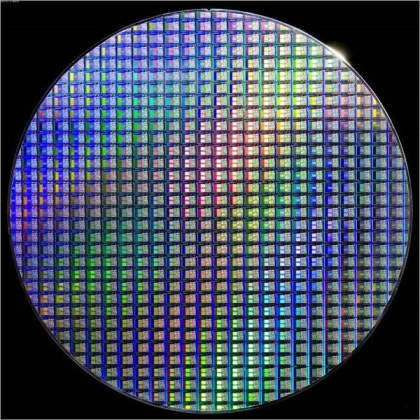
#> input picture 강의_7기_AI응용_2차시_opencv_기하학적 변환/wafer.jpg, 420 x 420 px, found by its file name
$ jupyter execute 'DR-07125_김종언_AI응용_2차시.ipynb'
#> lines starting #> are read from the running program, lines starting #| are printed output that depends on the picture
문항 1. 보간법(Interpolation)의 필요성 영상을 확대하거나 축소, 혹은 회전할 때 픽셀 좌표가 정수가 아닌 실수로 떨어지거나, 빈 공간(hole)이 생길 수 있습니다. 이때 새로운 픽셀 값을 결정하기 위해 보간법을 사용합니다. 대표적인 보간법인 Nearest Neighbor, linear, cubic 중 속도가 가장 빠르지만 화질이 거친 방법과 가장 부드럽고 정교하지만 계산 비용이 높은 방법을 순서대로 적으세요.

답변 작성란:

속도가 가장 빠른 것: Nearest

가장 정교한 것: cubic

문항 2. Affine 변환과 Perspective 변환의 차이 기하학적 변환 중 Affine 변환은 평행선을 유지하는 변환으로 2x3 행렬을 사용하며 ( A ) 개의 점 매핑이 필요합니다. 반면 Perspective(투시) 변환은 원근감을 표현할 수 있는 변환으로 3x3 행렬을 사용하며 ( B ) 개의 점 매핑이 필요합니다. 빈칸 A와 B에 들어갈 숫자를 적으세요.

답변 작성란:

( A ): 3

( B ): 4

문항 3. 가우시안 블러(Gaussian Blur) 적용 이미지의 노이즈를 제거하기 위해 가우시안 필터를 자주 사용합니다. data 폴더의 noise_sample.jpg를 읽어온 후, 커널 크기 (5, 5)의 가우시안 블러를 적용하여 blurred_img를 생성하는 코드를 작성하세요. (표준편차 sigmaX는 0으로 설정하여 자동 계산되게 하세요.)

[cell 1]
import cv2
import numpy as np
import matplotlib.pyplot as plt

# 이미지 읽기 (예시 경로)
img = cv2.imread('/home/kim/rokey/ragular_cours/AI-course/강의_7기_AI응용_2차시_opencv_기하학적 변환/wafer.jpg')
#> img is the input picture: shape (420, 420, 3); mean B, G, R 94.1, 76.8, 68.7
img = cv2.cvtColor(img, cv2.COLOR_BGR2RGB) # Matplotlib 출력을 위해 변환

# TODO: 가우시안 블러 적용 (커널 크기 5x5, sigmaX=0)
blurred_img = cv2.GaussianBlur(img,(5,5),0)
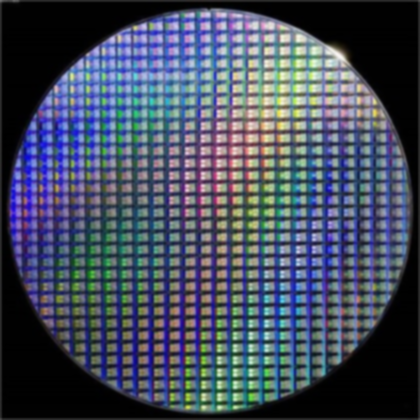
#> blurred_img: shape (420, 420, 3); mean R, G, B 68.4, 76.4, 93.7

# 결과 출력
plt.figure(figsize=(10,5))
plt.subplot(1,2,1), plt.imshow(img), plt.title('Original')
plt.subplot(1,2,2), plt.imshow(blurred_img), plt.title('Gaussian Blur')
plt.show()
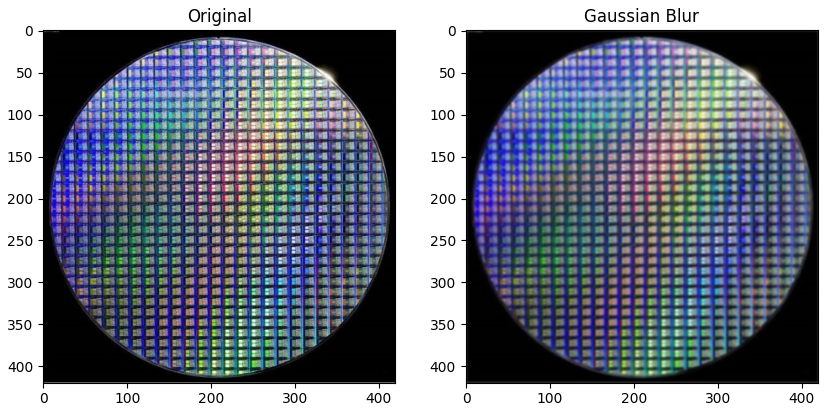
#> figure drawn by matplotlib, 2 panels

문항 4. 이미지 회전 (Rotation) 영상을 중심점을 기준으로 반시계 방향으로 45도 회전시키려고 합니다. cv2.getRotationMatrix2D를 사용하여 회전 변환 행렬을 구하고, cv2.warpAffine을 통해 회전된 이미지 rotated_img를 생성하세요. (회전 후 잘리는 영역은 그대로 둡니다.)

[cell 2]
h, w = img.shape[:2]
#> h = 420; w = 420
center = (w // 2, h // 2) # 이미지 중심점
#> center = (210, 210)

# TODO: 45도 회전 변환 행렬 구하기 (scale=1.0)
M = cv2.getRotationMatrix2D(center,45,1)

# TODO: Affine 변환 적용하여 이미지 회전
rotated_img = cv2.warpAffine(img,M,(h,w))
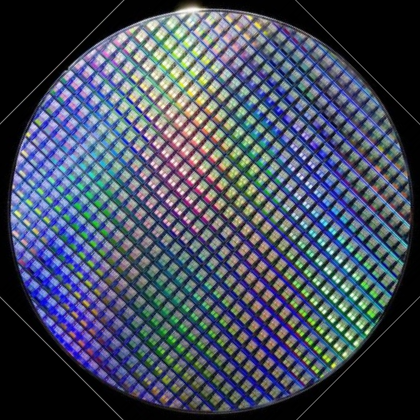
#> rotated_img: shape (420, 420, 3); mean R, G, B 67.9, 76, 93.3

plt.imshow(rotated_img)
plt.title('Rotated Image')
plt.show()

문항 5. 이미지 크기 조절 (Resize) 이미지를 가로, 세로 모두 0.5배로 축소하려고 합니다. cv2.resize 함수를 사용하여 resized_img를 생성하세요. cv2.INTER_NEAREST 사용하세요.

[cell 3]
# TODO: 이미지 축소 (0.5배)
# dsize를 (0,0)으로 두고 fx, fy를 활용하거나, 직접 계산된 크기를 튜플로 입력
resized_img = cv2.resize(img,(0,0),fx=0.5, fy=0.5)
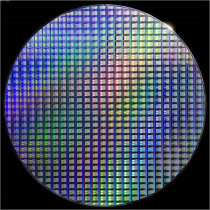
#> resized_img: shape (210, 210, 3); mean R, G, B 68.8, 76.9, 94.2

print(f"Original shape: {img.shape}")
#| Original shape: (420, 420, 3)
print(f"Resized shape: {resized_img.shape}")
#| Resized shape: (210, 210, 3)

문항 6. 투시 변환 (Perspective Transform) 찌그러진 문서를 정면에서 본 것처럼 펼치기 위해 투시 변환을 수행합니다. 입력 이미지의 4개 좌표(src_pts)가 출력 이미지의 4개 좌표(dst_pts)로 매핑되도록 변환 행렬을 구하고 변환을 수행하세요.

[cell 4]
# 입력 좌표 (왼쪽 위, 오른쪽 위, 오른쪽 아래, 왼쪽 아래 순서라고 가정)
src_pts = np.float32([[100, 100], [400, 50], [450, 400], [50, 450]])

# 출력 좌표 (변환 후 크기 300x300 정사각형)
dst_pts = np.float32([[0, 0], [300, 0], [300, 300], [0, 300]])

# TODO: 투시 변환 행렬(Matrix) 구하기
M_perspective = cv2.getPerspectiveTransform(src_pts,dst_pts)

# TODO: 투시 변환 적용 (결과 이미지 크기는 300x300)
perspective_img = cv2.warpPerspective(img,M_perspective,(h,w))
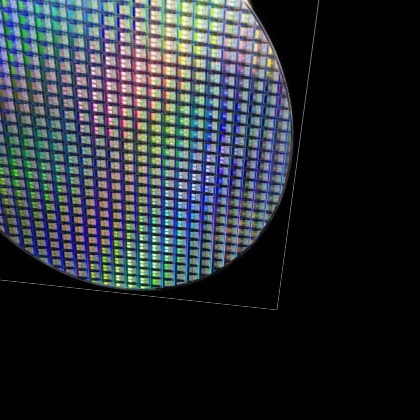
#> perspective_img: shape (420, 420, 3); mean R, G, B 40.7, 45.6, 51.7

plt.imshow(perspective_img)
plt.title('Perspective Transform')
plt.show()
